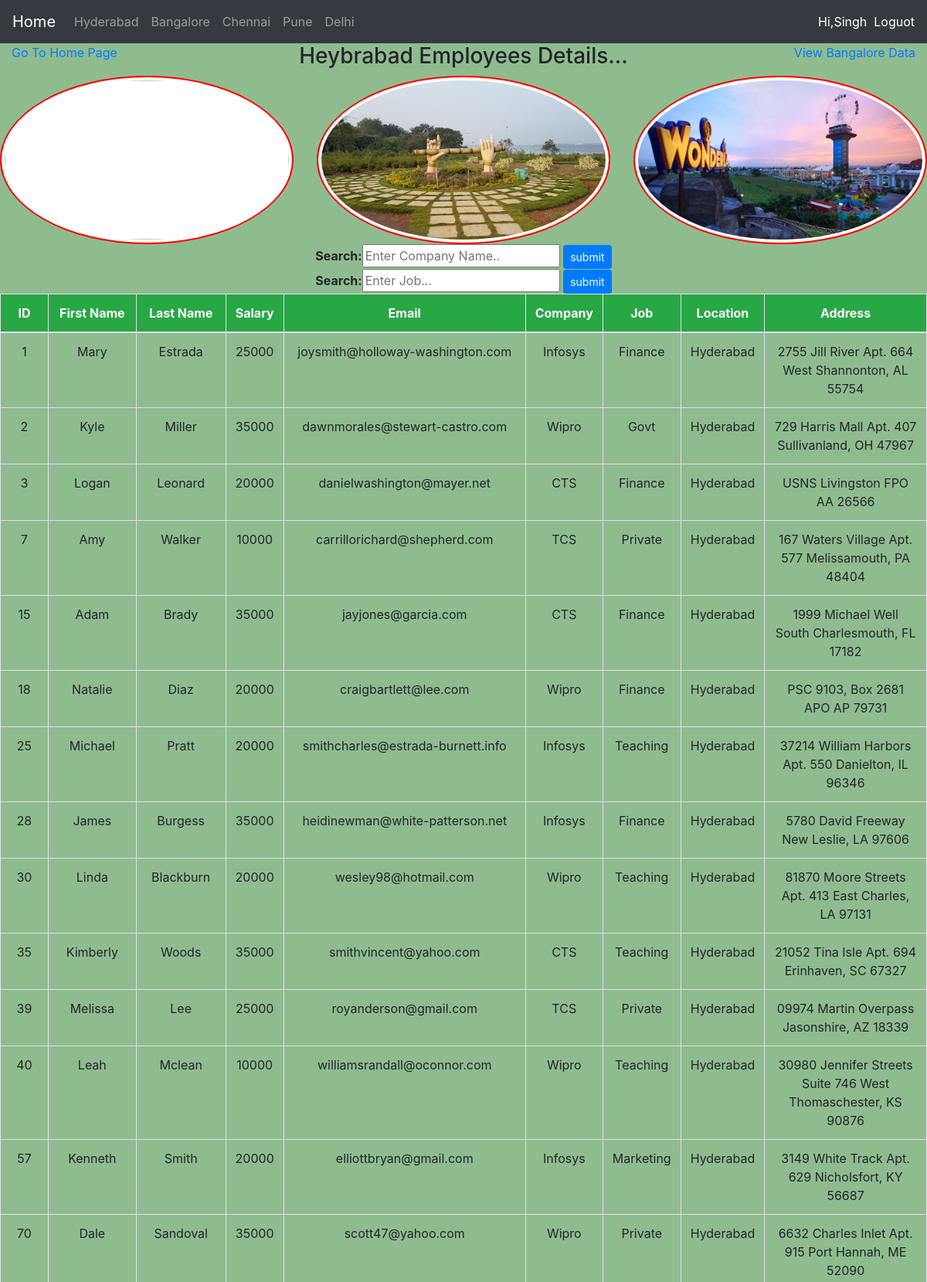
The page /hyd_data/ (signed in, upper part) on the database its author committed.
### employeedata/models.py (models this page shows)
class EmployeeData(models.Model):
    first_name = models.CharField(max_length = 20)
    last_name = models.CharField(max_length = 20)
    salary = models.IntegerField()
    email = models.EmailField(max_length = 20)
    company = models.CharField(max_length = 20)
    job = models.CharField(max_length = 20)
    location = models.CharField(max_length = 20)
    address = models.CharField(max_length = 100)

### employeedata/views.py (the view)
# urls.py: url(r'^hyd_data/',views.hyderabad_data, name='hyd_data'),
@login_required(login_url='login')
def hyderabad_data(request):
    if request.method == 'POST':
        company = request.POST.get('company')
        hyd_data = EmployeeData.objects.filter(Q(location = 'Hyderabad'))& EmployeeData.objects.filter(company = company)
        return render(request,'hyd_data.html',{'employees':hyd_data})
    else:
        hyd_data = EmployeeData.objects.filter(location = 'Hyderabad')
        return render(request,'hyd_data.html',{'employees':hyd_data})

### templates/hyd_data.html (shortened to what this page needs)
{% extends 'base.html' %}
{% load static %}
{% block content %}
<div class="container-fluid">
    <div class="row">
        <div class="col-md-3">
            <a href="{%url 'home_page' %}"> Go To Home Page</a>
        </div>
        <div class="col-md-6">
            <h3 class="text-center"> Heybrabad Employees Details...</h3>
        </div>
        <div class="col-md-3 text-right">
            <a href="{%url 'bang_data' %}"> View Bangalore Data</a>
        </div>
    </div>
</div>
<div class="contaire-fluid">
     <div class="row">
         <div class="col-md-4">
              <img src="{% static 'images/hyd1.jpg' %}"
                 style="height:100%; width:100%; border-radius:50%; border:2px solid red;"
                 class="img-thumbnail">
         </div>
         <div class="col-md-4">
              <img src="{% static 'images/hyd2.jpg' %}"
                 style="height:100%; width:100%; border-radius:50%; border:2px solid red;"
                 class="img-thumbnail">
         </div>
         <div class="col-md-4">
              <img src="{% static 'images/hyd3.jpg' %}"
                 style="height:100%; width:100%; border-radius:50%; border:2px solid red;"
                 class="img-thumbnail">
         </div>
     </div>
</div>
{% include 'search_file.html' %}
{% include 'search_form.html' %}
{% if employees %}
<table class="table table-bordered text-center table-hover">
    <thead class="bg-success text-white">
    <tr>
        <th>ID</th>
        <th>First Name</th>
        <th>Last Name</th>
        <th>Salary</th>
        <th>Email</th>
        <th>Company</th>
        <th>Job</th>
        <th>Location</th>
        <th>Address</th>
    </tr>
    </thead>
    <tbody>
        {% for employee in employees %}
            <tr>
                <td>{{ employee.id }}</td>
                <td>{{ employee.first_name }}</td>
                <td>{{ employee.last_name }}</td>
                <td>{{ employee.salary }}</td>
                <td>{{ employee.email }}</td>
                <td>{{ employee.company }}</td>
                <td>{{ employee.job }}</td>
                <td>{{ employee.location }}</td>
                <td>{{ employee.address }}</td>
            </tr>
        {% endfor %}
    </tbody>
</table>
{% else %}
<h1>No EMployees Are Available</h1>
{% endif %}
{% endblock %}

### templates/navbar.html (shortened to what this page needs)
<!DOCTYPE html>
<html lang="en">
<head>
</head>
<body>
<nav class="navbar navbar-expand-lg navbar-dark bg-dark">
  <a class="navbar-brand" href="{% url 'home_page' %}">Home</a>
  <div class="collapse navbar-collapse" id="navbarNavAltMarkup">
    <div class="navbar-nav">
      <a class="nav-item nav-link" href="{% url 'hyd_data' %}">Hyderabad</a>
    <a class="nav-item nav-link" href="{% url 'bang_data' %}">Bangalore</a>
      <a class="nav-item nav-link" href="{% url 'chennai_data' %}">Chennai</a>
      <a class="nav-item nav-link" href="{% url 'pune_data' %}">Pune</a>
      <a class="nav-item nav-link" href="{% url 'delhi_data' %}">Delhi</a>
    </div>
  </div>
    <span style="color:white;"> Hi,{{ request.user| capfirst }}</span> &nbsp;&nbsp;
    <a href="{% url 'logout' %}" style="color:white;"> Loguot</a>
</nav>
</body>
</html>

### static/styles/styles.css (style rules this page uses)
body { background-color: darkseagreen; }

### rows shown on the page
EmployeeData: id "1", first_name "Mary", last_name "Estrada", salary "25000", email "joysmith@holloway-washington.com", company "Infosys", job "Finance", location "Hyderabad", address "2755 Jill River Apt. 664 West Shannonton, AL 55754"
EmployeeData: id "2", first_name "Kyle", last_name "Miller", salary "35000", email "dawnmorales@stewart-castro.com", company "Wipro", job "Govt", location "Hyderabad", address "729 Harris Mall Apt. 407 Sullivanland, OH 47967"
EmployeeData: id "3", first_name "Logan", last_name "Leonard", salary "20000", email "danielwashington@mayer.net", company "CTS", job "Finance", location "Hyderabad", address "USNS Livingston FPO AA 26566"
EmployeeData: id "7", first_name "Amy", last_name "Walker", salary "10000", email "carrillorichard@shepherd.com", company "TCS", job "Private", location "Hyderabad", address "167 Waters Village Apt. 577 Melissamouth, PA 48404"
EmployeeData: id "15", first_name "Adam", last_name "Brady", salary "35000", email "jayjones@garcia.com", company "CTS", job "Finance", location "Hyderabad", address "1999 Michael Well South Charlesmouth, FL 17182"
EmployeeData: id "18", first_name "Natalie", last_name "Diaz", salary "20000", email "craigbartlett@lee.com", company "Wipro", job "Finance", location "Hyderabad", address "PSC 9103, Box 2681 APO AP 79731"
EmployeeData: id "25", first_name "Michael", last_name "Pratt", salary "20000", email "smithcharles@estrada-burnett.info", company "Infosys", job "Teaching", location "Hyderabad", address "37214 William Harbors Apt. 550 Danielton, IL 96346"
EmployeeData: id "28", first_name "James", last_name "Burgess", salary "35000", email "heidinewman@white-patterson.net", company "Infosys", job "Finance", location "Hyderabad", address "5780 David Freeway New Leslie, LA 97606"
EmployeeData: id "30", first_name "Linda", last_name "Blackburn", salary "20000", email "wesley98@hotmail.com", company "Wipro", job "Teaching", location "Hyderabad", address "81870 Moore Streets Apt. 413 East Charles, LA 97131"
EmployeeData: id "35", first_name "Kimberly", last_name "Woods", salary "35000", email "smithvincent@yahoo.com", company "CTS", job "Teaching", location "Hyderabad", address "21052 Tina Isle Apt. 694 Erinhaven, SC 67327"
EmployeeData: id "39", first_name "Melissa", last_name "Lee", salary "25000", email "royanderson@gmail.com", company "TCS", job "Private", location "Hyderabad", address "09974 Martin Overpass Jasonshire, AZ 18339"
EmployeeData: id "40", first_name "Leah", last_name "Mclean", salary "10000", email "williamsrandall@oconnor.com", company "Wipro", job "Teaching", location "Hyderabad", address "30980 Jennifer Streets Suite 746 West Thomaschester, KS 90876"
EmployeeData: id "57", first_name "Kenneth", last_name "Smith", salary "20000", email "elliottbryan@gmail.com", company "Infosys", job "Marketing", location "Hyderabad", address "3149 White Track Apt. 629 Nicholsfort, KY 56687"
EmployeeData: id "70", first_name "Dale", last_name "Sandoval", salary "35000", email "scott47@yahoo.com", company "Wipro", job "Private", location "Hyderabad", address "6632 Charles Inlet Apt. 915 Port Hannah, ME 52090"

### other values the page prints
{{ request.user| capfirst }} "Singh"
